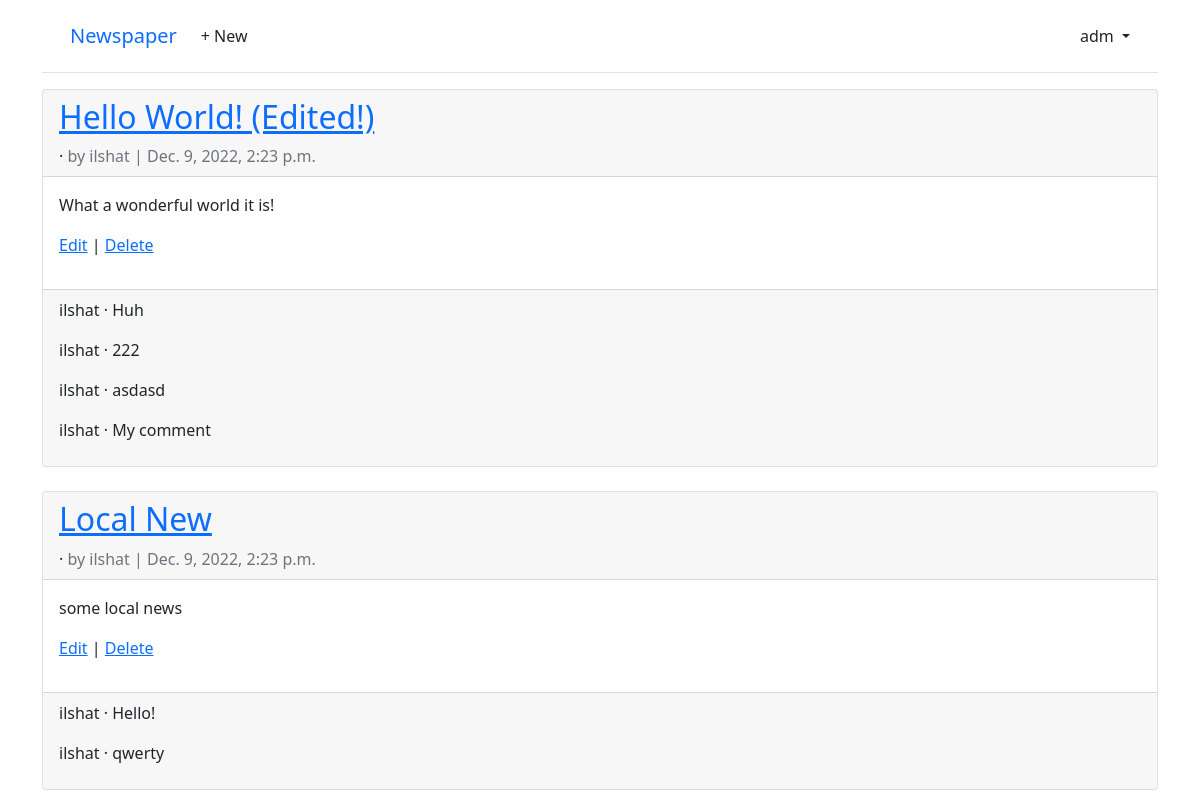
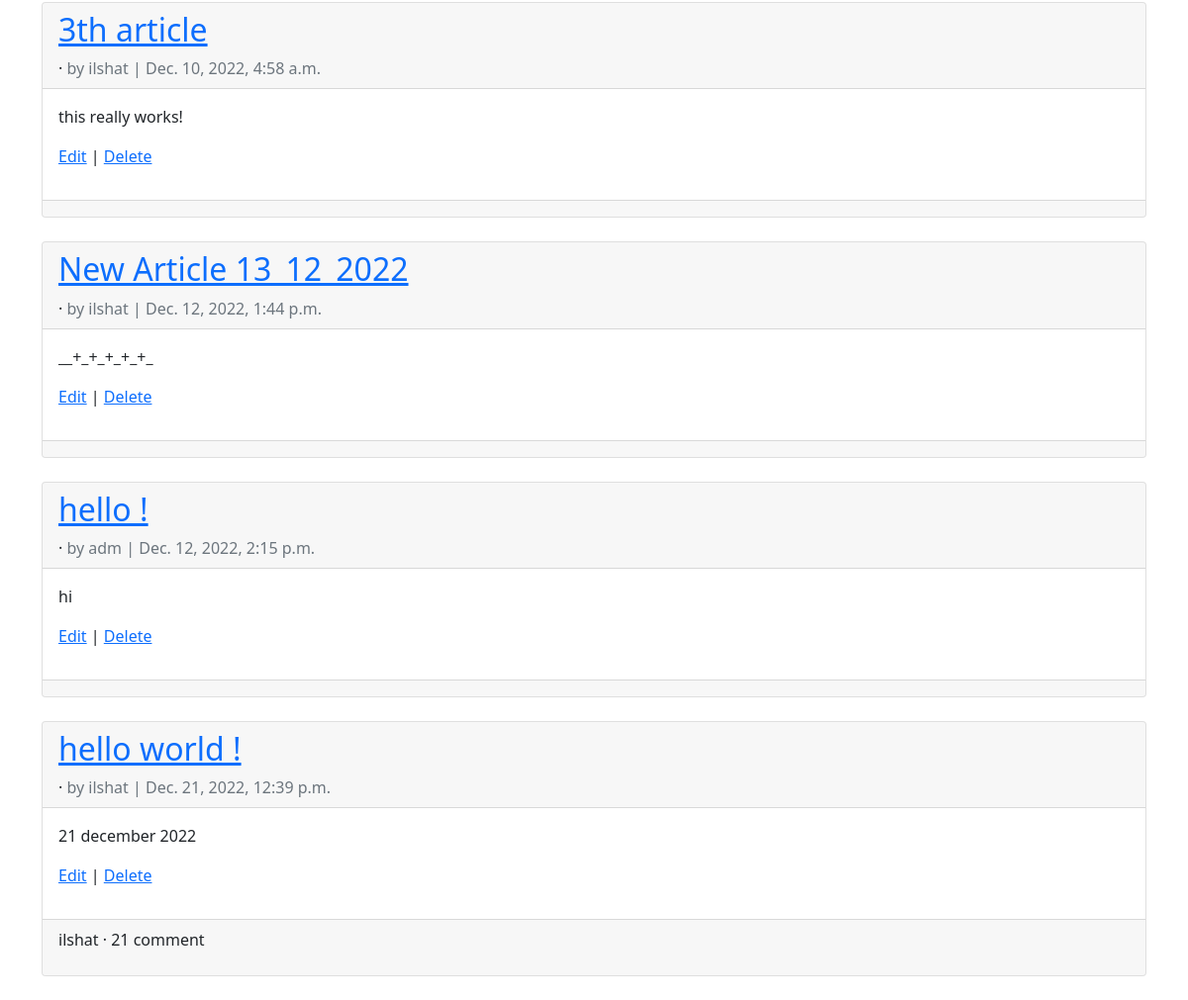
/articles/ (signed in), run on the app's committed database (2 pictures, top to bottom).
### accounts/models.py (models this page shows)
class CustomUser(AbstractUser):
    age = models.PositiveIntegerField(null=True, blank=True)

### articles/models.py (models this page shows, shortened)
class Article(models.Model):
    title = models.CharField(max_length=255)
    body = models.TextField()
    date = models.DateTimeField(auto_now_add=True)
    author = models.ForeignKey(
        settings.AUTH_USER_MODEL,
        on_delete=models.CASCADE,
    )

class Comment(models.Model):
    article = models.ForeignKey(Article, on_delete=models.CASCADE)
    comment = models.CharField(max_length=140)
    author = models.ForeignKey(settings.AUTH_USER_MODEL, on_delete=models.CASCADE)
    def __str__(self):
        return self.comment

### articles/views.py (the view)
# urls.py: path("", ArticleListView.as_view(), name="home"),
class ArticleListView(LoginRequiredMixin, ListView):
    model = Article
    template_name = "article_list.html"

### templates/article_list.html (shortened to what this page needs)
{% extends "base.html" %}
{% block content %}
{% for article in article_list %}
    <div class="card">
        <div class="card-header">
            <span class="font-weight-bold">
                <h2><a href="{% url 'article_detail' article.pk %}">
                    {{ article.title }}
                </a></h2>
            </span> &middot;
            <span class="text-muted">by {{ article.author }} |
            {{ article.date }}</span>
        </div>
        <div class="card-body">
            <p>{{ article.body }}<p>
            <a href="{% url 'article_edit' article.pk %}">Edit</a> |
            <a href="{% url 'article_delete' article.pk %}">Delete</a>
        </div>
        <div class="card-footer">
            {% for comment in article.comment_set.all %}
            <p>
                <span class="font-weight-bold">
                    {{ comment.author }} &middot;
                </span>
                {{ comment }}
            </p>
            {% endfor %}
        </div>
    </div>
    <br />
{% endfor %}
{% endblock content %}

### templates/base.html (shortened to what this page needs)
{% load static %}
<!doctype html>
<html lang="en">
  <head>
    <link href="https://cdn.jsdelivr.net/npm/bootstrap@5.1.3/dist/css/bootstrap.min.css" rel="stylesheet">
  </head>
  <body>
    <body>
        <div class="container">
          <header class="p-3 mb-3 border-bottom">
            <div class="container">
              <div class="d-flex flex-wrap align-items-center justify-content-center
                justify-content-lg-start">
                <a class="navbar-brand" href="{% url 'home' %}">Newspaper</a>
                <ul class="nav col-12 col-lg-auto me-lg-auto mb-2 justify-content-center
                  mb-md-0">
                {% if user.is_authenticated %}
                  <li><a href="{% url 'article_new' %}" class="nav-link px-2 link-dark">+ New</a></li>
                </ul>
                <div class="dropdown text-end">
                  <a href="#" class="d-block link-dark text-decoration-none dropdown-toggle"
                    id="dropdownUser1" data-bs-toggle="dropdown" aria-expanded="false">
                    {{ user.username }}
                  </a>
                </div>
                {% else %}
                </ul>
                <div class="text-end">
                  <a href="{% url 'login' %}" class="btn btn-outline-primary me-2">Log In</a>
                  <a href="{% url 'signup' %}" class="btn btn-primary">Sign Up</a>
                </div>
                {% endif %}
              </div>
            </div>
          </header>
          <main>
            {% block content %}
            {% endblock content %}
          </main>
        </div>
  </body>
</html>

### data on the page
CustomUser: username "adm"
Article: title "Hello World! (Edited!)", author "ilshat", date "Dec. 9, 2022, 2:23 p.m.", body "What a wonderful world it is!"
Comment: author "ilshat", comment "Huh"
Comment: author "ilshat", comment "222"
Comment: author "ilshat", comment "asdasd"
Comment: author "ilshat", comment "My comment"
Article: title "Local New", author "ilshat", date "Dec. 9, 2022, 2:23 p.m.", body "some local news"
Comment: author "ilshat", comment "Hello!"
Comment: author "ilshat", comment "qwerty"
Article: title "3th article", author "ilshat", date "Dec. 10, 2022, 4:58 a.m.", body "this really works!"
Article: title "New Article 13_12_2022", author "ilshat", date "Dec. 12, 2022, 1:44 p.m.", body "__+_+_+_+_+_"
Article: title "hello !", author "adm", date "Dec. 12, 2022, 2:15 p.m.", body "hi"
Article: title "hello world !", author "ilshat", date "Dec. 21, 2022, 12:39 p.m.", body "21 december 2022"
Comment: author "ilshat", comment "21 comment"
